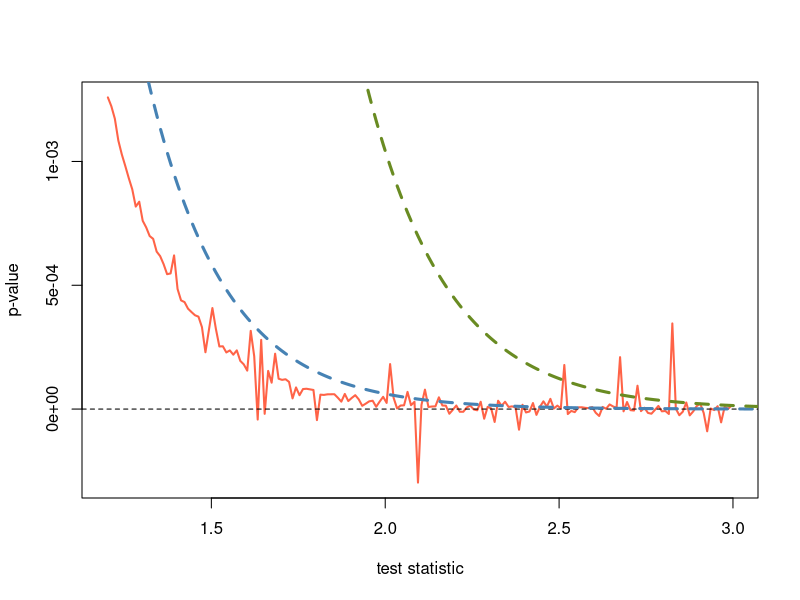

R code for this plot:
#setwd('/home/tba3/Desktop/today/ks-test/JSS')

  cvm.stat.disc <- function(x,y, type=c("W2", "U2", "A2")) {
    type <- match.arg(type)
    I <- knots(y)
    N <- length(x)
    e <- diff(c(0,N*y(I)))
    obs <- rep(0, length(I))
    for(j in 1:length(I)) {
      obs[j] <- length(which(x == I[j]))
    }
    S <- cumsum(obs)
    T <- cumsum(e)
    H <- T/N
    p <- e/N
    t <- (p + p[c(2:length(p), 1)])/2
    Z <- S - T
    Zbar <- sum(Z*t)

    S0 <- diag(p) - p %*% t(p)
    A <- matrix(1, length(p), length(p))
    A <- apply(row(A) >= col(A),2, as.numeric)
    E <- diag(t)
    One <- rep(1, nrow(E))
    K <- diag(0, length(H))
    diag(K)[-length(H)] <- 1/(H[-length(H)]*(1-H[-length(H)]))
    Sy <- A %*% S0 %*% t(A)
    M <- switch(type, W2 = E,
                U2 = (diag(1, nrow(E)) - 
                      E%*%One%*%t(One))%*%E%*%(diag(1, nrow(E)) -
                      One%*%t(One)%*%E),
                A2 = E%*%K)
    lambda <- eigen(M%*%Sy)$values

    STAT <- switch(type, W2 = sum(Z^2*t)/N, U2 = sum((Z-Zbar)^2*t)/N,
                   A2 = sum((Z^2*t/(H*(1-H) ))[-length(I)])/N)

    return(c(STAT, lambda))
  } # End cvm.stat()


  cvm.pval <- function(STAT, lambda, good=TRUE) {

    x <- STAT

    theta <- function(u) {
      VAL <- 0
      for(i in 1:length(lambda)) {
         VAL <- VAL + 0.5*atan(lambda[i]*u)
      }
      return(VAL - 0.5*x*u)
    }

    rho <- function(u) {
      VAL <- 0
      for(i in 1:length(lambda)) {
        VAL <- VAL + log(1 + lambda[i]^2*u^2)     
      }
      VAL <- exp(VAL*0.25)
      return(VAL)
    }

    fun <- function(u) return(sin(theta(u))/(u*rho(u)))

    pval <- 0
    try(pval <- 0.5 + integrate(fun, 0, Inf, subdivisions=1e6)$value/pi,
        silent=TRUE)
    if(pval > 0.001 || good == FALSE) return(pval)
    if(pval <= 0.001 & good == TRUE) {
      df <- sum(lambda != 0)
      return(dchisq(STAT/max(lambda),df))
    }
  } # End cvm.pval()

#lambda <- sort(runif(10))
#lambda <- sort(c(0.020837 , 0.342575 , 0.531838 , 0.604825 , 0.645453 , 0.706874 , 0.750545 , 0.776914 , 0.810034 , 0.880271))
set.seed(42)
y <- ecdf(1:3)
x <- sample(1:3, replace=TRUE)
lambda <- cvm.stat.disc(x,y,'W2')[-1]
cvm.pval(1, lambda)

I <- seq(0,5,length.out=500)
y <- rep(NA, length(I))
for(i in 1:length(I)) {
  y[i] <- cvm.pval(I[i], lambda, good=TRUE)
}
z <- rep(NA, length(I))
for(i in 1:length(I)) {
  z[i] <- cvm.pval(I[i], lambda, good=FALSE)
}
w <- rep(NA, length(I))
for(i in 1:length(I)) {
  STAT <- I[i]
  logf <- function(t) {
    ans <- -t*STAT
    ans <- ans - 0.5*sum( log(1-2*t*lambda) )
    return(ans)
  }
  est2 <- exp(nlm(logf, 1/(4*max(lambda)))$minimum)
  #est2 <- exp(optimize(logf, interval=c(0,1/(2*max(lambda))))[[1]])
  w[i] <- est2
}



#pdf('fig1.pdf', height=6, width=8)
coff <- 1.2
coff2 <- 3.0
plot(I[I > coff & I < coff2], z[I > coff & I < coff2], type='l', xlim=c(coff, coff2),
    xlab='test statistic', ylab='p-value', col='tomato1', lwd=2)
abline(h=0, lty=2)
lines(I[I > 1.3], y[I > 1.3], lty=2, col='steelblue', lwd=3)
lines(I[I > coff], w[I > coff], lty=2, col='olivedrab4', lwd=3)
legend(2.25, 0.015, legend=c('Asymptotic p-value (9)',
                             'Bound given by (11)','Bound given by (13)' ), 
     col=c('tomato1','steelblue', 'olivedrab4'), lty=c(1,2,2))
#dev.off()





